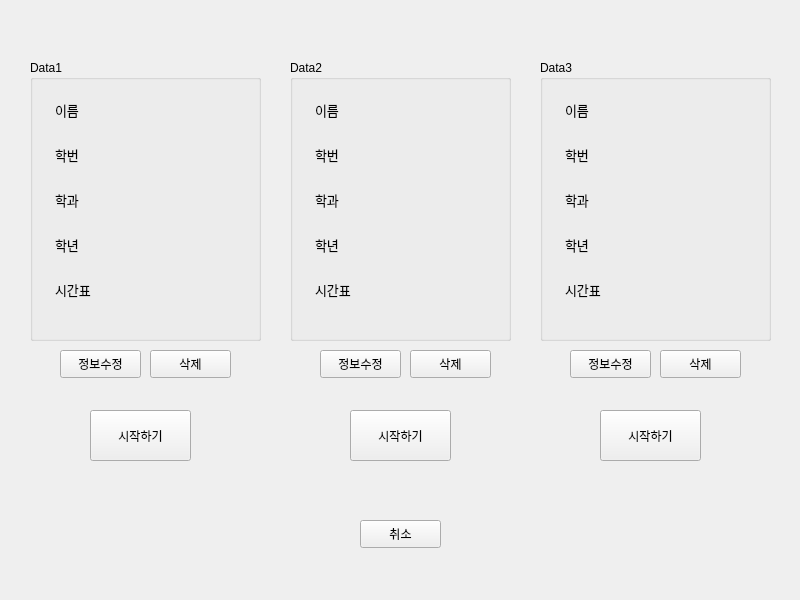
<?xml version="1.0" encoding="UTF-8"?>
<ui version="4.0">
 <class>SaveInformation_screen</class>
 <widget class="QWidget" name="SaveInformation_screen">
  <property name="geometry">
   <rect>
    <x>0</x>
    <y>0</y>
    <width>800</width>
    <height>600</height>
   </rect>
  </property>
  <property name="windowTitle">
   <string>SSG</string>
  </property>
  <widget class="QPushButton" name="Data1_infoChangeButton">
   <property name="geometry">
    <rect>
     <x>60</x>
     <y>350</y>
     <width>81</width>
     <height>28</height>
    </rect>
   </property>
   <property name="text">
    <string>정보수정</string>
   </property>
  </widget>
  <widget class="QPushButton" name="data1Start">
   <property name="geometry">
    <rect>
     <x>90</x>
     <y>410</y>
     <width>101</width>
     <height>51</height>
    </rect>
   </property>
   <property name="text">
    <string>시작하기</string>
   </property>
  </widget>
  <widget class="QGroupBox" name="Data1">
   <property name="geometry">
    <rect>
     <x>30</x>
     <y>60</y>
     <width>231</width>
     <height>281</height>
    </rect>
   </property>
   <property name="title">
    <string>Data1</string>
   </property>
   <widget class="QWidget" name="formLayoutWidget">
    <property name="geometry">
     <rect>
      <x>0</x>
      <y>40</y>
      <width>231</width>
      <height>221</height>
     </rect>
    </property>
    <layout class="QFormLayout" name="formLayout">
     <property name="horizontalSpacing">
      <number>15</number>
     </property>
     <property name="verticalSpacing">
      <number>25</number>
     </property>
     <property name="leftMargin">
      <number>25</number>
     </property>
     <property name="rightMargin">
      <number>25</number>
     </property>
     <item row="1" column="0">
      <widget class="QLabel" name="label_2">
       <property name="font">
        <font>
         <pointsize>10</pointsize>
        </font>
       </property>
       <property name="text">
        <string>이름</string>
       </property>
      </widget>
     </item>
     <item row="2" column="0">
      <widget class="QLabel" name="label_3">
       <property name="font">
        <font>
         <pointsize>10</pointsize>
        </font>
       </property>
       <property name="text">
        <string>학번</string>
       </property>
      </widget>
     </item>
     <item row="3" column="0">
      <widget class="QLabel" name="label_4">
       <property name="font">
        <font>
         <pointsize>10</pointsize>
        </font>
       </property>
       <property name="text">
        <string>학과</string>
       </property>
      </widget>
     </item>
     <item row="4" column="0">
      <widget class="QLabel" name="label_5">
       <property name="font">
        <font>
         <pointsize>10</pointsize>
        </font>
       </property>
       <property name="text">
        <string>학년</string>
       </property>
      </widget>
     </item>
     <item row="5" column="0">
      <widget class="QLabel" name="label_6">
       <property name="font">
        <font>
         <pointsize>10</pointsize>
        </font>
       </property>
       <property name="text">
        <string>시간표</string>
       </property>
      </widget>
     </item>
     <item row="4" column="1">
      <widget class="QLabel" name="Data1_grade">
       <property name="text">
        <string/>
       </property>
      </widget>
     </item>
     <item row="1" column="1">
      <widget class="QLabel" name="Data1_name">
       <property name="text">
        <string/>
       </property>
      </widget>
     </item>
     <item row="2" column="1">
      <widget class="QLabel" name="Data1_ID">
       <property name="text">
        <string/>
       </property>
      </widget>
     </item>
     <item row="3" column="1">
      <widget class="QLabel" name="Data1_department">
       <property name="text">
        <string/>
       </property>
      </widget>
     </item>
    </layout>
   </widget>
  </widget>
  <widget class="QGroupBox" name="Data2">
   <property name="geometry">
    <rect>
     <x>290</x>
     <y>60</y>
     <width>221</width>
     <height>281</height>
    </rect>
   </property>
   <property name="title">
    <string>Data2</string>
   </property>
   <widget class="QWidget" name="formLayoutWidget_2">
    <property name="geometry">
     <rect>
      <x>0</x>
      <y>40</y>
      <width>221</width>
      <height>221</height>
     </rect>
    </property>
    <layout class="QFormLayout" name="formLayout_2">
     <property name="horizontalSpacing">
      <number>15</number>
     </property>
     <property name="verticalSpacing">
      <number>25</number>
     </property>
     <property name="leftMargin">
      <number>25</number>
     </property>
     <property name="rightMargin">
      <number>25</number>
     </property>
     <item row="1" column="0">
      <widget class="QLabel" name="label_7">
       <property name="font">
        <font>
         <pointsize>10</pointsize>
        </font>
       </property>
       <property name="text">
        <string>이름</string>
       </property>
      </widget>
     </item>
     <item row="1" column="1">
      <widget class="QLabel" name="Data2_name">
       <property name="text">
        <string/>
       </property>
      </widget>
     </item>
     <item row="2" column="0">
      <widget class="QLabel" name="label_8">
       <property name="font">
        <font>
         <pointsize>10</pointsize>
        </font>
       </property>
       <property name="text">
        <string>학번</string>
       </property>
      </widget>
     </item>
     <item row="3" column="0">
      <widget class="QLabel" name="label_9">
       <property name="font">
        <font>
         <pointsize>10</pointsize>
        </font>
       </property>
       <property name="text">
        <string>학과</string>
       </property>
      </widget>
     </item>
     <item row="4" column="0">
      <widget class="QLabel" name="label_10">
       <property name="font">
        <font>
         <pointsize>10</pointsize>
        </font>
       </property>
       <property name="text">
        <string>학년</string>
       </property>
      </widget>
     </item>
     <item row="4" column="1">
      <widget class="QLabel" name="Data2_grade">
       <property name="text">
        <string/>
       </property>
      </widget>
     </item>
     <item row="5" column="0">
      <widget class="QLabel" name="label_11">
       <property name="font">
        <font>
         <pointsize>10</pointsize>
        </font>
       </property>
       <property name="text">
        <string>시간표</string>
       </property>
      </widget>
     </item>
     <item row="2" column="1">
      <widget class="QLabel" name="Data2_ID">
       <property name="text">
        <string/>
       </property>
      </widget>
     </item>
     <item row="3" column="1">
      <widget class="QLabel" name="Data2_department">
       <property name="text">
        <string/>
       </property>
      </widget>
     </item>
    </layout>
   </widget>
  </widget>
  <widget class="QGroupBox" name="Data3">
   <property name="geometry">
    <rect>
     <x>540</x>
     <y>60</y>
     <width>231</width>
     <height>281</height>
    </rect>
   </property>
   <property name="title">
    <string>Data3</string>
   </property>
   <widget class="QWidget" name="formLayoutWidget_3">
    <property name="geometry">
     <rect>
      <x>0</x>
      <y>40</y>
      <width>231</width>
      <height>221</height>
     </rect>
    </property>
    <layout class="QFormLayout" name="formLayout_3">
     <property name="horizontalSpacing">
      <number>15</number>
     </property>
     <property name="verticalSpacing">
      <number>25</number>
     </property>
     <property name="leftMargin">
      <number>25</number>
     </property>
     <property name="rightMargin">
      <number>25</number>
     </property>
     <item row="1" column="0">
      <widget class="QLabel" name="label_12">
       <property name="font">
        <font>
         <pointsize>10</pointsize>
        </font>
       </property>
       <property name="text">
        <string>이름</string>
       </property>
      </widget>
     </item>
     <item row="2" column="0">
      <widget class="QLabel" name="label_13">
       <property name="font">
        <font>
         <pointsize>10</pointsize>
        </font>
       </property>
       <property name="text">
        <string>학번</string>
       </property>
      </widget>
     </item>
     <item row="3" column="0">
      <widget class="QLabel" name="label_14">
       <property name="font">
        <font>
         <pointsize>10</pointsize>
        </font>
       </property>
       <property name="text">
        <string>학과</string>
       </property>
      </widget>
     </item>
     <item row="4" column="0">
      <widget class="QLabel" name="label_15">
       <property name="font">
        <font>
         <pointsize>10</pointsize>
        </font>
       </property>
       <property name="text">
        <string>학년</string>
       </property>
      </widget>
     </item>
     <item row="5" column="0">
      <widget class="QLabel" name="label_16">
       <property name="font">
        <font>
         <pointsize>10</pointsize>
        </font>
       </property>
       <property name="text">
        <string>시간표</string>
       </property>
      </widget>
     </item>
     <item row="4" column="1">
      <widget class="QLabel" name="Data3_grade">
       <property name="text">
        <string/>
       </property>
      </widget>
     </item>
     <item row="1" column="1">
      <widget class="QLabel" name="Data3_name">
       <property name="text">
        <string/>
       </property>
      </widget>
     </item>
     <item row="2" column="1">
      <widget class="QLabel" name="Data3_ID">
       <property name="text">
        <string/>
       </property>
      </widget>
     </item>
     <item row="3" column="1">
      <widget class="QLabel" name="Data3_department">
       <property name="text">
        <string/>
       </property>
      </widget>
     </item>
    </layout>
   </widget>
  </widget>
  <widget class="QPushButton" name="cancelButton">
   <property name="geometry">
    <rect>
     <x>360</x>
     <y>520</y>
     <width>81</width>
     <height>28</height>
    </rect>
   </property>
   <property name="text">
    <string>취소</string>
   </property>
  </widget>
  <widget class="QPushButton" name="Data1_deleteButton">
   <property name="geometry">
    <rect>
     <x>150</x>
     <y>350</y>
     <width>81</width>
     <height>28</height>
    </rect>
   </property>
   <property name="text">
    <string>삭제</string>
   </property>
  </widget>
  <widget class="QPushButton" name="Data2_infoChangeButton">
   <property name="geometry">
    <rect>
     <x>320</x>
     <y>350</y>
     <width>81</width>
     <height>28</height>
    </rect>
   </property>
   <property name="text">
    <string>정보수정</string>
   </property>
  </widget>
  <widget class="QPushButton" name="Data2_startButton">
   <property name="geometry">
    <rect>
     <x>350</x>
     <y>410</y>
     <width>101</width>
     <height>51</height>
    </rect>
   </property>
   <property name="text">
    <string>시작하기</string>
   </property>
  </widget>
  <widget class="QPushButton" name="Data2_deleteButton">
   <property name="geometry">
    <rect>
     <x>410</x>
     <y>350</y>
     <width>81</width>
     <height>28</height>
    </rect>
   </property>
   <property name="text">
    <string>삭제</string>
   </property>
  </widget>
  <widget class="QPushButton" name="Data3_infoChangeButton">
   <property name="geometry">
    <rect>
     <x>570</x>
     <y>350</y>
     <width>81</width>
     <height>28</height>
    </rect>
   </property>
   <property name="text">
    <string>정보수정</string>
   </property>
  </widget>
  <widget class="QPushButton" name="Data3_startButton">
   <property name="geometry">
    <rect>
     <x>600</x>
     <y>410</y>
     <width>101</width>
     <height>51</height>
    </rect>
   </property>
   <property name="text">
    <string>시작하기</string>
   </property>
  </widget>
  <widget class="QPushButton" name="Data3_deleteButton">
   <property name="geometry">
    <rect>
     <x>660</x>
     <y>350</y>
     <width>81</width>
     <height>28</height>
    </rect>
   </property>
   <property name="text">
    <string>삭제</string>
   </property>
  </widget>
 </widget>
 <resources/>
 <connections/>
</ui>
